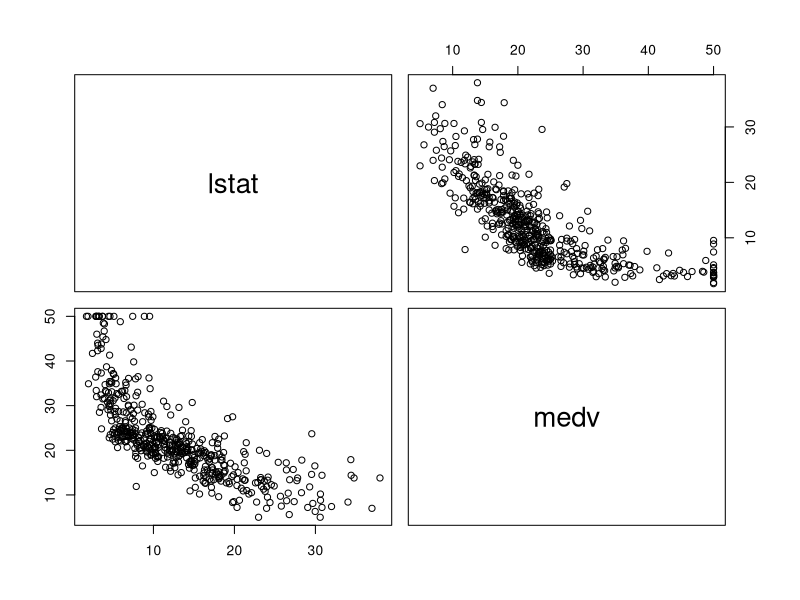
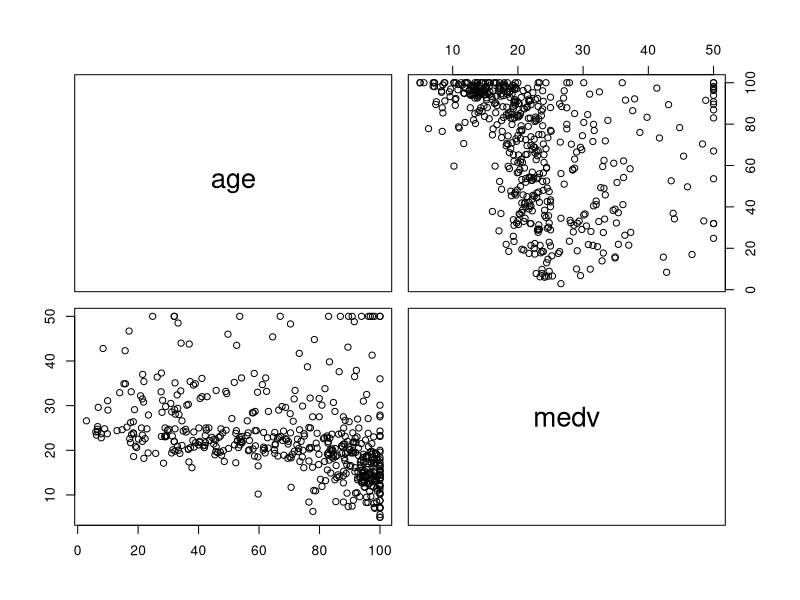

The R script that drew these images, in order:
## ---- chunk 1
knitr::opts_chunk$set(echo = TRUE,comment="")
## ---- chunk 2
library(MASS) 
## ---- chunk 3
 (TSS <- sum((Boston$medv - mean(Boston$medv))^2))

## ---- chunk 4
lm.fit <- lm(medv ~ lstat + age, data = Boston)
## ---- chunk 5
(RSS <- (nrow(Boston)-2-1)*(summary(lm.fit)$sigma)^2)
## ---- chunk 6
summary(lm.fit)$r.sq
## ---- chunk 7
summary(lm.fit)
## ---- chunk 8

pairs(~ lstat + medv, Boston)
pairs(~ age + medv, Boston)

## ---- chunk 9
#Residual standard error: 6.173 on 503 degrees of freedom
summary(lm.fit)$sigma
## ---- chunk 10
format(coef(lm.fit)['age'], digits=3)
## ---- chunk 11
sapply(Boston, mode)
## ---- chunk 12
all(sapply(Boston, mode) == "numeric")
## ---- chunk 13
lm.fit.full <- lm(medv ~ ., data = Boston)
## ---- chunk 14
summary(lm.fit.full)
## ---- chunk 15
(VIF_age <- 1/(1-summary(lm(age ~ .-medv, data = Boston))$r.sq))
## ---- chunk 16
#install.packages("car")  # run this line if you have not installed the "car" package before
library(car)
vif(lm.fit.full)
## ---- chunk 17
lm.fit.all_but_age <- lm(medv ~ . - age, data = Boston)
## ---- chunk 18
summary(lm.fit.all_but_age)
## ---- chunk 19
AIC(lm.fit.full)
BIC(lm.fit.full)

## ---- chunk 20
AIC(lm.fit.all_but_age)
BIC(lm.fit.all_but_age)

